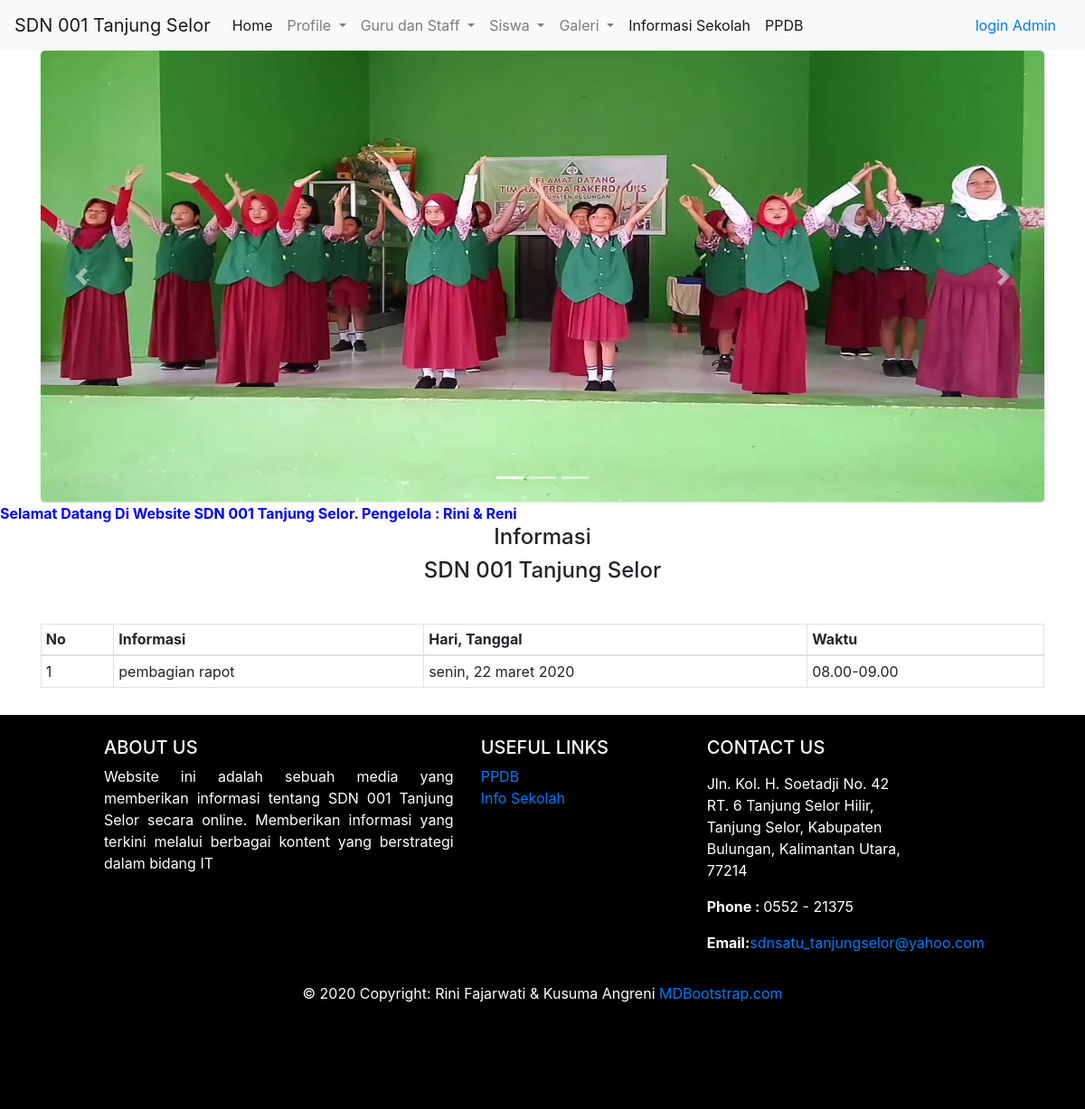
Page /page/info.php on the committed database.
### tables this page shows
CREATE TABLE `content` (
  `id` int(11) NOT NULL,
  `title` text NOT NULL,
  `content` text NOT NULL,
  `image` varchar(200) NOT NULL,
  `type` varchar(200) NOT NULL
);

CREATE TABLE `info` (
  `id` int(11) NOT NULL,
  `informasi` text NOT NULL,
  `tgl` varchar(200) NOT NULL,
  `jam` varchar(50) NOT NULL
);

### page/info.php (the view, shortened to what this page needs)
<?php
$admin = $_SESSION['auth'];
include "../config/koneksi.php";
?>
<!doctype html>
<html lang="en">
<head>
    <link rel="stylesheet" href="https://maxcdn.bootstrapcdn.com/bootstrap/4.0.0/css/bootstrap.min.css">
    <link rel="stylesheet" type="text/css" href="../css/global.css">
</head>
<body>
    <header>
        <nav class="navbar navbar-expand-lg navbar-light bg-light">
            <a class="navbar-brand" href="#">SDN 001 Tanjung Selor</a>
            <div class="collapse navbar-collapse" id="navbarSupportedContent">
                <ul class="navbar-nav mr-auto">
                    <li class="nav-item active">
                        <a class="nav-link" href="home.php">Home <span class="sr-only">(current)</span></a>
                    </li>
                    <li class="nav-item dropdown">
                        <a class="nav-link dropdown-toggle" href="#" id="navbarDropdown" role="button" data-toggle="dropdown" aria-haspopup="true" aria-expanded="false">
                            Profile
                        </a>
                    </li>
                    <li class="nav-item dropdown">
                        <a class="nav-link dropdown-toggle" href="#" id="navbarDropdown" role="button" data-toggle="dropdown" aria-haspopup="true" aria-expanded="false">
                            Guru dan Staff
                        </a>
                    </li>
                    <li class="nav-item dropdown">
                        <a class="nav-link dropdown-toggle" href="#" id="navbarDropdown" role="button" data-toggle="dropdown" aria-haspopup="true" aria-expanded="false">
                            Siswa
                        </a>
                    </li>
                    <li class="nav-item dropdown">
                        <a class="nav-link dropdown-toggle" href="#" id="navbarDropdown" role="button" data-toggle="dropdown" aria-haspopup="true" aria-expanded="false">
                            Galeri
                        </a>
                    </li>
                    <li class="nav-item active">
                        <a class="nav-link" href="info.php">Informasi Sekolah <span class="sr-only">(current)</span></a>
                    </li>
                    <li class="nav-item active">
                        <a class="nav-link" href="https://ppdbsd001tanjungselor.000webhostapp.com/">PPDB <span class="sr-only">(current)</span></a>
                    </li>
                </ul>
                <form class="nav-item active">
                    <?php
                    if ($admin === "true") {
                        echo " <a class='nav-link' href='logout.php'>Logout<span class='sr-only'>(current)</span></a>";
                    } else {
                        echo " <a class='nav-link' href='login.html'>login Admin<span class='sr-only'>(current)</span></a>";
                    }
                    ?>
                </form>
            </div>
        </nav>
        <div class="atas">
            <div id="carouselExampleIndicators" class="carousel slide" data-ride="carousel">
                <ol class="carousel-indicators">
                    <li data-target="#carouselExampleIndicators" data-slide-to="0" class="active"></li>
                    <li data-target="#carouselExampleIndicators" data-slide-to="1"></li>
                    <li data-target="#carouselExampleIndicators" data-slide-to="2"></li>
                </ol>
                <div class="carousel-inner container">
                    <?php
                    $ambildata = mysqli_query($conn, "SELECT * FROM content WHERE type='isifoto'");
                    $i = "false";
                    while ($tampil = mysqli_fetch_array($ambildata)) {
                        if ($i === "false") echo "<div class='carousel-item active'>";
                        else echo "<div class='carousel-item'>";
                        $i = "true";
                        echo "
                        <img class='d-block w-100' src='../image/$tampil[image]' width='350' height='500' alt='$tampil[content]'>
                    </div>
                    ";
                    }
                    ?>
                </div>
                <a class="carousel-control-prev" href="#carouselExampleIndicators" role="button" data-slide="prev">
                    <span class="carousel-control-prev-icon" aria-hidden="true"></span>
                </a>
                <a class="carousel-control-next" href="#carouselExampleIndicators" role="button" data-slide="next">
                    <span class="carousel-control-next-icon" aria-hidden="true"></span>
                </a>
            </div>
        </div>
        <div class="tulisan">
            <marquee style="color:  blue"><b> Selamat Datang Di Website SDN 001 Tanjung Selor. Pengelola : Rini & Reni</b>
            </marquee>
        </div>
    </header>
    <main class="container">
        <h4 style="text-align: center;">Informasi</h4>
        <h4 style="text-align: center;">SDN 001 Tanjung Selor</h4>
        <table class="table table-bordered table-sm table-">
            <thead>
                <tr>
                    <th scope="col">No</th>
                    <th scope="col">Informasi</th>
                    <th scope="col">Hari, Tanggal</th>
                    <th scope="col">Waktu</th>
                </tr>
            </thead>
            <tbody>
                <?php
                $no = 1;
                $ambildata = mysqli_query($conn, "SELECT * FROM info");
                while ($tampil = mysqli_fetch_array($ambildata)) {
                    echo "
                        <tr>
                            <td>$no</td>
                            <td>$tampil[informasi]</td>
                            <td>$tampil[tgl]</td>
                            <td>$tampil[jam]</td>
                           ";
                    echo "
                        </tr>";
                    $no++;
                }
                ?>
            </tbody>
        </table>
    </main>
    <footer class="page-footer font-small blue pt-4">
        <div class="container-fluid text-center text-md-left">
            <div class="row">
                <div class="col-md-5 mt-md-0 mt-3">
                    <h5 class="text-uppercase">About Us</h5>
                    <?php
                    include "../config/koneksi.php";
                    $ambildata = mysqli_query($conn, "SELECT * FROM content WHERE title='About'");
                    while ($tampil = mysqli_fetch_array($ambildata)) {
                        echo "
                            <p style='text-align:justify'>$tampil[content]</p>
                        ";
                    }
                    ?>
                </div>
                <div class="col-md-3 mb-md-0 mb-3">
                    <h5 class="text-uppercase">Useful Links</h5>
                    <ul class="list-unstyled">
                        <li>
                            <a href="https://ppdbsd001tanjungselor.000webhostapp.com/">PPDB</a>
                        </li>
                        <li>
                            <a href="info.php">Info Sekolah</a>
                        </li>
                    </ul>
                </div>
                <div class="col-md-3 mb-md-0 mb-3">
                    <h5 class="text-uppercase">Contact Us</h5>
                    <ul class="list-unstyled">
                        <li>
                            <p>
                            <address>Jln. Kol. H. Soetadji No. 42 RT. 6 Tanjung Selor Hilir, Tanjung Selor, Kabupaten Bulungan, Kalimantan Utara, 77214</address>
                            </p>
                        </li>
                        <li>
                            <p><strong>Phone : </strong>0552 - 21375<br /></p>
                        </li>
                        <li>
                            <p><strong>Email:</strong><a href="mailto:sdnsatu_tanjungselor@yahoo.com">sdnsatu_tanjungselor@yahoo.com</a></p>
                        </li>
                    </ul>
                </div>
            </div>
        </div>
        <div class="footer-copyright text-center py-3">© 2020 Copyright: Rini Fajarwati & Kusuma Angreni
            <a href="https://mdbootstrap.com/"> MDBootstrap.com</a>
        </div>
    </footer>
</body>
</html>

### css/global.css (style rules this page uses)
.atas { background-color: white; text-align: center; color: white; }
footer { background-color: black; color: white; padding: 100px; margin-top: 30px; }
.table { margin-top: 44px; }
img { box-shadow: 1px 1px 5px 1px rgba(0, 0, 0, 0.1); border-radius: 5px }
span { display: inline-block; width: 300px; height: 50px; overflow: hidden; }

### rows in the picture
content: image (picture)
info: informasi "pembagian rapot", tgl "senin, 22 maret 2020", jam "08.00-09.00"
content: content "Website ini adalah sebuah media yang memberikan informasi tentang SDN 001 Tanjung Selor secara online. Memberikan informasi yang terkini melalui berbagai kontent yang berstrategi dalam bidang IT"
